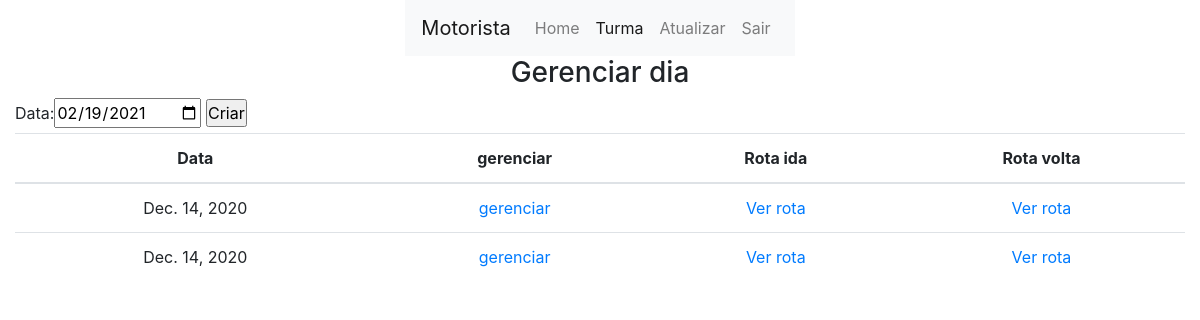
/core/motorista/turma/dia/lista/15 (signed in), run on an earlier commit of the app's database.
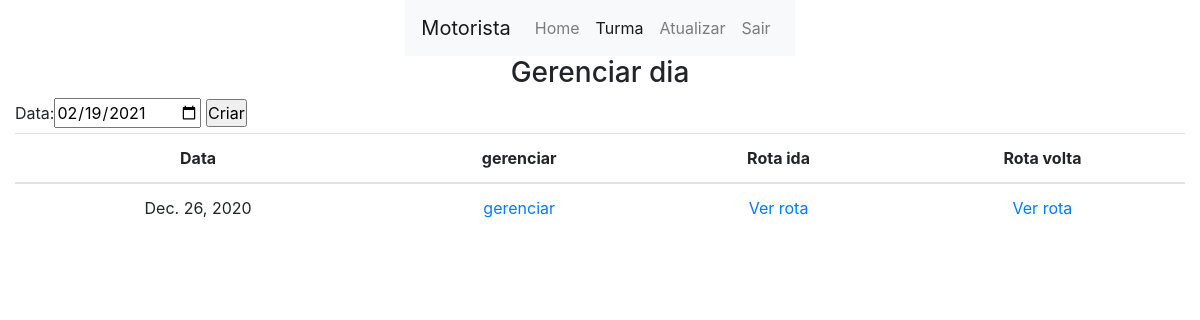
And on a later commit of the database.
### core/models.py (models this page shows, shortened)
class Dia(models.Model):
    data = models.DateField(auto_now=False, auto_now_add=False)
    turma = models.ForeignKey(
        Turma, on_delete=models.CASCADE, related_name='%(class)s_turmas')
    ativo = models.BooleanField(blank=True, default=True)

### core/views.py (the view)
def core_lista_dias(request, id):
    if not request.user.is_authenticated:
        return redirect(user_login)
    turma = Turma.objects.get(id=id)
    if(turma.motorista != request.user):
        return redirect('core_home')
    if request.method == 'POST':
        dia = Dia(data=request.POST['data'], turma=turma)
        dia.save()
        return redirect('core_lista_dias', id)
    dias = Dia.objects.filter(turma=turma).filter(ativo=True)
    form = DiaForm(
        initial={'data': datetime.date.today().strftime('%Y-%m-%d')})
    c = {
        'dias': dias,
        'form': form,
    }
    return render(request, 'core/turma/lista_turma_dia.html', c)

### core/forms.py
class DiaForm(forms.Form):
    data = forms.DateField(
        required=True, widget=DateInput(format='%Y-%m-%dT%H:%M'))

### core/templates/core/turma/lista_turma_dia.html (shortened to what this page needs)
{% extends 'base.html' %}
{% block conteudo %}
    <div class="row">
        <div class="col justify-content-center d-flex">
            {% include 'menu.html' with ativo='turma'%}
        </div>
    </div>
    <div class="row">
        <div class="col justify-content-center d-flex">
            <h3>Gerenciar dia </h3>
        </div>
    </div>
    <div class="row">
        <div class="col">
            <form action="" method="post">
                {{form}}
                <input type="submit" value="Criar">
            </form>
        </div>
    </div>
    <div class="row">
        <div class="col justify-content-center d-flex">
            <table class="table text-center">
                <thead>
                    <tr>
                        <th>Data</th>
                        <th>gerenciar</th>
                        <th>Rota ida</th>
                        <th>Rota volta</th>
                    </tr>
                </thead>
                <tbody>
                    {% for dia in dias %}
                        <tr>
                            <td>{{dia.data}}</td>
                            <td>
                                <a href={% url 'core_gerenciar_dia' dia.id %}>gerenciar</a></td>
                             <td>
                                <a href={% url 'core_turma_dia_rota' dia.id %}>Ver rota</a>
                            </td>
                            <td>
                                <a href={% url 'core_turma_dia_rota_volta' dia.id %}>Ver rota</a>
                            </td>
                        </tr>
                    {% endfor %}
                </tbody>
            </table>
        </div>
    </div>
{% endblock conteudo %}

What changed in the data, as far as the page shows it:
no longer on this page (row edited): Dia: data "Dec. 14, 2020"
no longer on this page (row edited): Dia: data "Dec. 14, 2020"
added Dia: data "Dec. 26, 2020"
